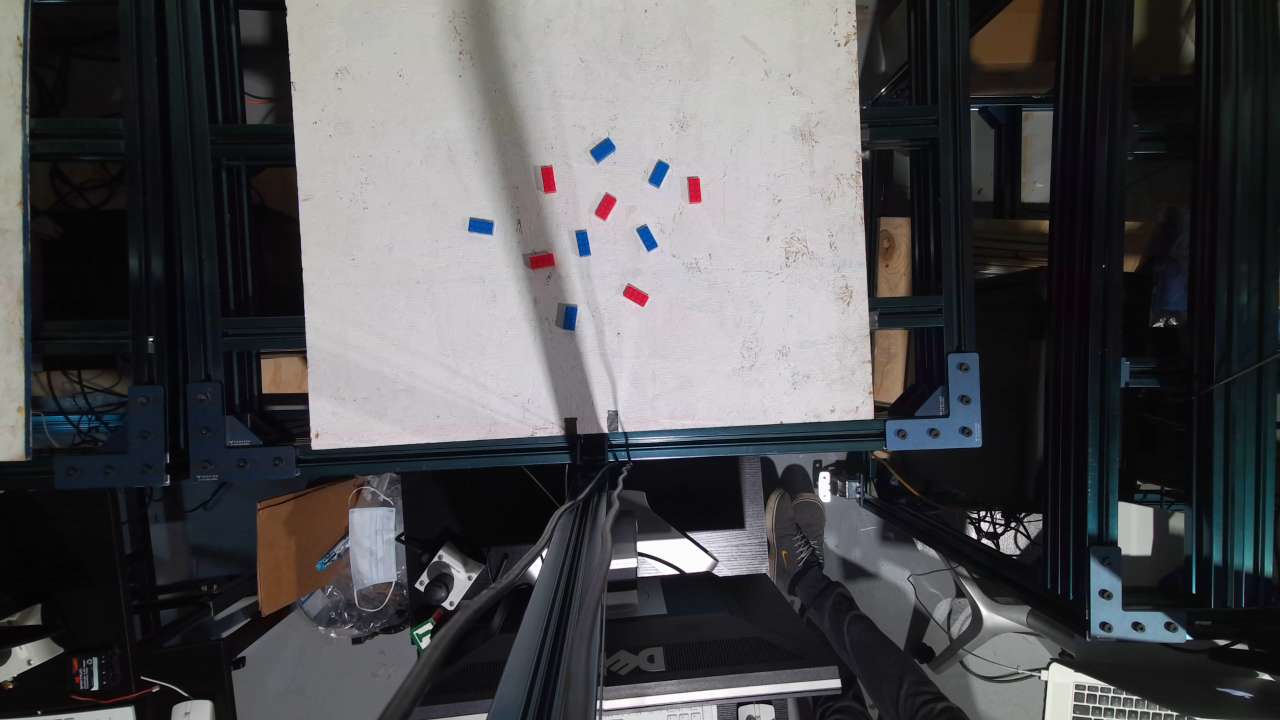
#> input picture cameraTest/Webcam_screenshot_03.04.2022.png, 1280 x 720 px
$ python testBoxes.py
#> lines starting #> are read from the running program, lines starting #| are printed output that depends on the picture; after the words box and inside, x2 and y2 are one past the last pixel; in counts of white or black regions, pixels touching at a corner belong together; long printed decimals are rounded
### cameraTest/Block.py
import numpy


class Block:
    """"
    x: CENTROID OF X POSITION IN BASE_LINK {m}
    y: CENTROID OF Y POSITION IN BASE_LINK {m}
    length: defined as dimension which is greater than width {m}
    width: defined as dimensions which is shorter than length {m}
    angle: angle of length of block measured from the x "axis" in the camera frame {rad}
    color: STRING OF "BLUE" OR "RED"

    """

    def __init__(self,x_,y_,length_,width_,angle_,color_) -> None:
        self.x = x_ # Center x position, float
        self.y = y_ # CXenter y position, float
        if(length_ > width_):
            self.length = length_ # length, float; should be greater than or equal to width
            self.width = width_ # width, float; should be smaller than or equal to length
        else:
            self.length = width_
            self.width = length_
        self.angle = angle_ # angle, in radians
        self.color = color_ # color, string

### cameraTest/testBoxes.py
import numpy as np
import cv2 as cv
import matplotlib.pyplot as plt
from Block import *

def view_axes(img, blocks):
    # img: BGR image
    # blocks: list of blocks
    plt.imshow(img[:,:,::-1])
    for block in blocks:
        print("{} block: ({},{}); {} x {}; {} rad, {} deg".format(block.color, block.x, block.y, block.length, block.width, block.angle, block.angle*180/np.pi))
        len = 15
        dx1,dx2 = len*np.cos(block.angle), len*np.cos(block.angle-np.pi/2)
        dy1,dy2 = len*np.sin(block.angle), len*np.sin(block.angle-np.pi/2)
        plt.arrow(block.x,block.y,dx1,dy1,color='green')
        plt.arrow(block.x,block.y,dx2,dy2,color='pink')
    plt.show()

# TODO:
# 1 CONVERT TO FUNCTION SUCH THAT WE CAN PROVIDE AN IMAGE AS INPUT, WITH THE STRUCT AS OUTPUT
# 2 FINISH UP TRANSFORMS
# 3 build out red after blue is done.

# ~~~~~~~~~~~~~~~~~~~~~~~~~~~~~~~~~~~~~~~~~~
# load image
# ~~~~~~~~~~~~~~~~~~~~~~~~~~~~~~~~~~~~~~~~~~
img = cv.imread('Webcam_screenshot_03.04.2022.png')
#> img is the input picture: shape (720, 1280, 3); mean B, G, R 81.4, 79.1, 79.2
# img = cv.imread('Webcam_screenshot1_03.04.2022.png')
# img = cv.imread('Webcam_screenshot2_03.04.2022.png')
# img = cv.imread('Webcam_screenshot3_03.04.2022.png')


# ~~~~~~~~~~~~~~~~~~~~~~~~~~~~~~~~~~~~~~~~~~
# projection matrix of azure kinect
# ~~~~~~~~~~~~~~~~~~~~~~~~~~~~~~~~~~~~~~~~~~
P = np.asarray([
    [1,2,3,4],
    [5,6,7,8],
    [9,10,11,12]])

print(P)
print(np.shape(P))

# ~~~~~~~~~~~~~~~~~~~~~~~~~~~~~~~~~~~~~~~~~~
# base_link to camera
# ~~~~~~~~~~~~~~~~~~~~~~~~~~~~~~~~~~~~~~~~~~
tf_camera_frame = np.asarray([
    [0,0,0,0],
    [0,0,0,0],
    [0,0,0,0],
    [0,0,0,1]])


# ~~~~~~~~~~~~~~~~~~~~~~~~~~~~~~~~~~~~~~~~~~
# roughly crop image
# ~~~~~~~~~~~~~~~~~~~~~~~~~~~~~~~~~~~~~~~~~~
# TODO: fix crop box, and mark out workspace on board,
img = img[0:420,330:800,:] # BGR
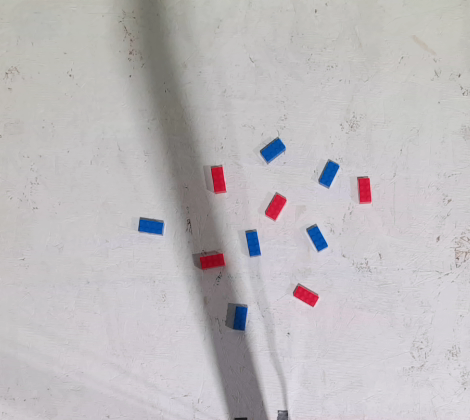
#> img: shape (420, 470, 3); mean B, G, R 188.9, 186.7, 190.3


# ~~~~~~~~~~~~~~~~~~~~~~~~~~~~~~~~~~~~~~~~~~
# color filter and create block masks
# ~~~~~~~~~~~~~~~~~~~~~~~~~~~~~~~~~~~~~~~~~~
# Normalize image
img_mag = np.linalg.norm(img, axis=2)
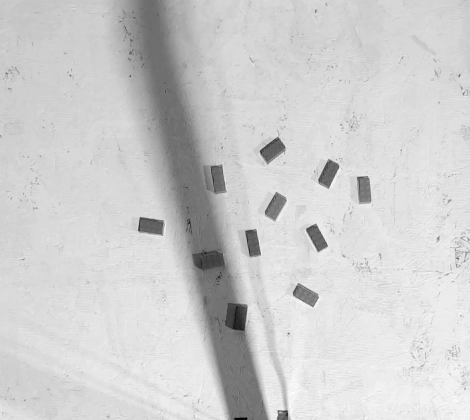
#> img_mag: shape (420, 470) float64; min 39.29, max 394.4, mean 327.3; drawn with min black and max white
img_norm = np.zeros(img.shape)
for i in range(img.shape[0]):
    for j in range(img.shape[1]):
        img_norm[i,j] = img[i,j] / img_mag[i,j]
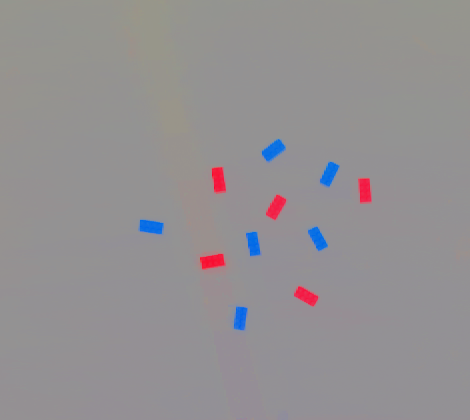
#> img_norm: shape (420, 470, 3) float64; mean B, G, R 0.577, 0.569, 0.581

# Thresholding and masking
blue_thresh = 0.8
red_thresh = 0.8
blue_mask = ((img_norm[:,:,0] > blue_thresh)*255).astype('uint8')
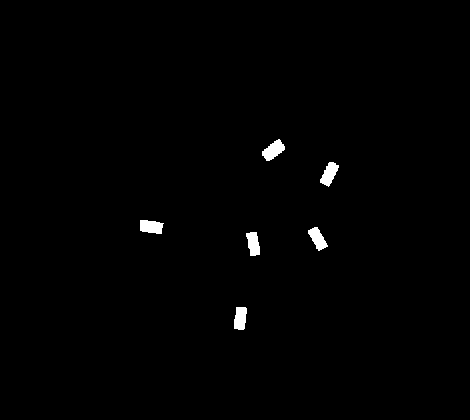
#> blue_mask: shape (420, 470); 0.79% white; 6 white regions, box (x1, y1, x2, y2) and area: (262, 139, 285, 161) 285, (140, 220, 164, 234) 266, (320, 162, 339, 187) 265, (308, 227, 328, 251) 254, (234, 307, 247, 330) 250, (246, 232, 260, 256) 249
red_mask = ((img_norm[:,:,2] > red_thresh)*255).astype('uint8')
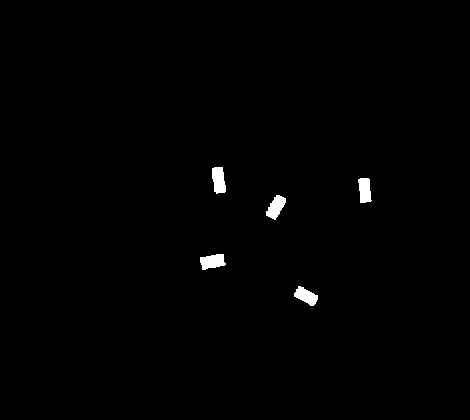
#> red_mask: shape (420, 470); 0.73% white; 5 white regions, box (x1, y1, x2, y2) and area: (212, 167, 226, 194) 299, (200, 254, 226, 270) 299, (266, 195, 286, 220) 289, (358, 178, 372, 203) 273, (294, 286, 318, 306) 273


# ~~~~~~~~~~~~~~~~~~~~~~~~~~~~~~~~~~~~~~~~~~
# clean up
# ~~~~~~~~~~~~~~~~~~~~~~~~~~~~~~~~~~~~~~~~~~

# set kernel
kernel = np.ones((3,3),np.uint8)

# closes small patches
blue_mask = cv.morphologyEx(blue_mask, cv.MORPH_CLOSE, kernel)
red_mask = cv.morphologyEx(red_mask, cv.MORPH_CLOSE, kernel)

# open image
blue_mask = cv.morphologyEx(blue_mask, cv.MORPH_OPEN, kernel)
#> blue_mask: shape (420, 470); 0.79% white; 6 white regions, box (x1, y1, x2, y2) and area: (262, 140, 285, 161) 283, (140, 220, 163, 234) 265, (320, 162, 339, 186) 264, (308, 227, 327, 250) 250, (234, 307, 247, 330) 250, (246, 232, 260, 256) 249
red_mask = cv.morphologyEx(red_mask, cv.MORPH_OPEN, kernel)
#> red_mask: shape (420, 470); 0.72% white; 5 white regions


# ~~~~~~~~~~~~~~~~~~~~~~~~~~~~~~~~~~~~~~~~~~
# Get contours
# ~~~~~~~~~~~~~~~~~~~~~~~~~~~~~~~~~~~~~~~~~~
contours_blue, _ = cv.findContours(image=blue_mask, mode=cv.RETR_TREE, method=cv.CHAIN_APPROX_SIMPLE)
#> contours_blue = 6 contours; box (x1, y1, x2, y2) and area: (262, 140, 285, 161) 250, (140, 220, 163, 234) 232, (320, 162, 339, 186) 232, (308, 227, 327, 250) 221, (234, 307, 247, 330) 218, (246, 232, 260, 256) 216

contours_red, _ = cv.findContours(image=red_mask, mode=cv.RETR_TREE, method=cv.CHAIN_APPROX_SIMPLE)
#> contours_red = 5 contours; box (x1, y1, x2, y2) and area: (200, 254, 225, 270) 262, (212, 167, 226, 193) 262, (266, 195, 286, 219) 255, (294, 286, 318, 306) 242, (358, 178, 371, 203) 238

blocks_blue = []
blocks_red = []

for i in range(len(contours_blue)):
    # Convert contour into minimum area rectangle
    rect = cv.minAreaRect(contours_blue[i])
    # Convert minimum area rectangle into four points
    pts = cv.boxPoints(rect)
    # Compute length of two edges connecting to first point
    len1 = np.linalg.norm(pts[1]-pts[0])
    len2 = np.linalg.norm(pts[3]-pts[0])
    # Use longer edge to determine angle
    center = np.mean(pts,axis=0)
    if(len1 > len2):
        ang = np.arctan2(pts[1,1]-pts[0,1], pts[1,0]-pts[0,0])
        length = len1
        width = len2
    else:
        ang = np.arctan2(pts[3,1]-pts[0,1], pts[3,0]-pts[0,0])
        length = len2
        width = len1
    # Convert length and width from pixels to mm
    length = length * 31.75/23.703780087557707
    width = width * 15.78/11.904320109974254
    # GET PROJECTION MATRIX AND CONVERT TO X,Y IN ROBOT FRAME
    UVH = np.asarray([center[0],center[1],1])

    XYZH = np.linalg.pinv(P)@UVH

    X = XYZH[0]/XYZH[-1]
    Y = XYZH[1]/XYZH[-1]

    cur_block = Block(X,Y,length,width,ang,'blue')

    blocks_blue.append(cur_block)
#> this loop made 6 passes
#> (rect, pts, len1, len2, ang, length, width, UVH) on passes 2, 5: (((252.9, 243.4), (10.98, 23.53), -11.31), [[249.8, 256], [245.2, 233], [256, 230.8], [260.6, 253.9]], 23.53, 10.98, -1.77, 31.52, 14.56, [252.9, 243.4, 1]), (((328.9, 173.2), (23.7, 11.63), -63.43), [[328.8, 186.4], [318.4, 181.2], [329, 160], [339.4, 165.2]], 11.63, 23.7, -1.11, 31.75, 15.41, [328.9, 173.2, 1])
#> (rect, len1, len2, ang, length, width, UVH, XYZH) on passes 1, 3, 4, 6: (((239.8, 317.8), (22.64, 11.26), -83.66), 11.26, 22.64, -1.46, 30.32, 14.93, [239.8, 317.8, 1], [-121.5, -45.49, 30.56, 106.6]), (((317.2, 238.1), (11.35, 23), -28.07), 23, 11.35, -2.06, 30.81, 15.05, [317.2, 238.1, 1], [-142.6, -54.11, 34.35, 122.8]), (((150.6, 226.4), (11.78, 22.7), -82.87), 22.7, 11.78, -3.02, 30.4, 15.62, [150.6, 226.4, 1], [-78.95, -29.44, 20.08, 69.6]), (((272.9, 150), (23.4, 13), -36.87), 13, 23.4, -0.644, 31.34, 17.23, [272.9, 150, 1], [-117.1, -44.71, 27.72, 100.2])
#> after the loop, blocks_blue = 6 items

for i in range(len(contours_red)):
    # Convert contour into minimum area rectangle
    rect = cv.minAreaRect(contours_red[i])
    # Convert minimum area rectangle into four points
    pts = cv.boxPoints(rect)
    # Compute length of two edges connecting to first point
    len1 = np.linalg.norm(pts[1]-pts[0])
    len2 = np.linalg.norm(pts[3]-pts[0])
    # Use longer edge to determine angle
    center = np.mean(pts,axis=0)
    if(len1 > len2):
        ang = np.arctan2(pts[1,1]-pts[0,1], pts[1,0]-pts[0,0])
        length = len1
        width = len2
    else:
        ang = np.arctan2(pts[3,1]-pts[0,1], pts[3,0]-pts[0,0])
        length = len2
        width = len1
    length = length * 31.75/23.703780087557707
    width = width * 15.78/11.904320109974254

    # GET PROJECTION MATRIX AND CONVERT TO X,Y IN ROBOT FRAME
    UVH = np.asarray([center[0],center[1],1])

    XYZH = np.linalg.pinv(P)@UVH

    X = XYZH[0]/XYZH[-1]
    Y = XYZH[1]/XYZH[-1]

    cur_block = Block(X,Y,length,width,ang,'red')

    blocks_red.append(cur_block)
#> this loop made 5 passes
#> (rect, pts, len1, len2, ang, length, width, UVH) on passes 1, 3, 5: (((305.7, 295.6), (12.26, 23.42), -60.64), [[312.9, 306.7], [292.5, 295.2], [298.5, 284.5], [319, 296]], 23.42, 12.26, -2.63, 31.37, 16.25, [305.7, 295.6, 1]), (((275.5, 206.5), (23.7, 12.97), -63.43), [[276, 220], [264.4, 214.2], [275, 193], [286.6, 198.8]], 12.97, 23.7, -1.11, 31.75, 17.19, [275.5, 206.5, 1]), (((218.2, 179.6), (11.78, 26.23), -8.75), [[214.4, 193.5], [210.4, 167.6], [222, 165.8], [226, 191.7]], 26.23, 11.78, -1.72, 35.13, 15.62, [218.2, 179.6, 1])
#> (rect, len1, len2, ang, length, width, UVH, XYZH) on passes 2, 4: (((212.1, 261.2), (24.08, 12.72), -10.62), 12.72, 24.08, -0.185, 32.25, 16.86, [212.1, 261.2, 1], [-105.5, -39.56, 26.37, 92.29]), (((364.3, 189.9), (11.21, 24.33), -4.76), 24.33, 11.21, -1.65, 32.59, 14.86, [364.3, 189.9, 1], [-155.4, -59.37, 36.67, 132.7])
#> after the loop, blocks_red = 5 items

# sort based on x coordinate of centroid
blocks_blue.sort(key=lambda cur: cur.x)
blocks_red.sort(key=lambda cur: cur.x)
view_axes(img, blocks_blue)
#> the loop in view_axes, `for block in blocks:` made 6 passes
#> (dx1, dx2, dy1, dy2) on passes 1 to 6: (6.71, -13.42, -13.42, -6.71), (12, -9, -9, -12), (-7.06, -13.24, -13.24, 7.06), (-2.94, -14.71, -14.71, 2.94), (1.66, -14.91, -14.91, -1.66), (-14.88, -1.86, -1.86, 14.88)
#| blue block: (-1.171,-0.4472); 31.748 x 15.413; -1.107 rad, -63.435 deg
#| blue block: (-1.170,-0.4464); 31.343 x 17.232; -0.6435 rad, -36.870 deg
#| blue block: (-1.161,-0.4406); 30.807 x 15.049; -2.061 rad, -118.073 deg
#| blue block: (-1.152,-0.435); 31.523 x 14.558; -1.768 rad, -101.310 deg
#| blue block: (-1.140,-0.4267); 30.323 x 14.931; -1.460 rad, -83.660 deg
#| blue block: (-1.134,-0.4229); 30.403 x 15.620; -3.017 rad, -172.875 deg
#> in view_axes, `plt.show()`:
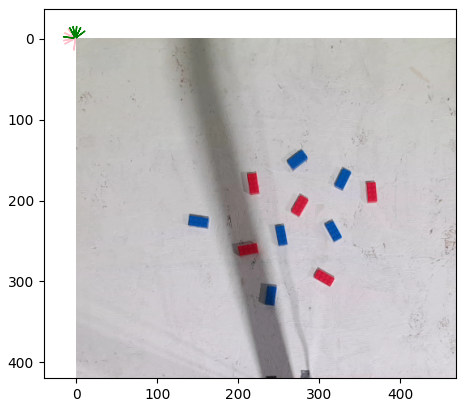
#> figure drawn by matplotlib, 1 panel
view_axes(img, blocks_red)
#> the loop in view_axes (call 2), `for block in blocks:` made 5 passes
#> (dx1, dx2, dy1, dy2) on passes 1 to 5: (-1.25, -14.95, -14.95, 1.25), (6.71, -13.42, -13.42, -6.71), (-2.28, -14.83, -14.83, 2.28), (-13.07, -7.35, -7.35, 13.07), (14.74, -2.76, -2.76, -14.74)
#| red block: (-1.171,-0.4474); 32.592 x 14.861; -1.654 rad, -94.764 deg
#| red block: (-1.161,-0.4406); 31.748 x 17.192; -1.107 rad, -63.435 deg
#| red block: (-1.158,-0.4385); 35.134 x 15.621; -1.723 rad, -98.746 deg
#| red block: (-1.152,-0.4349); 31.375 x 16.247; -2.629 rad, -150.642 deg
#| red block: (-1.143,-0.4286); 32.254 x 16.856; -0.1853 rad, -10.620 deg
